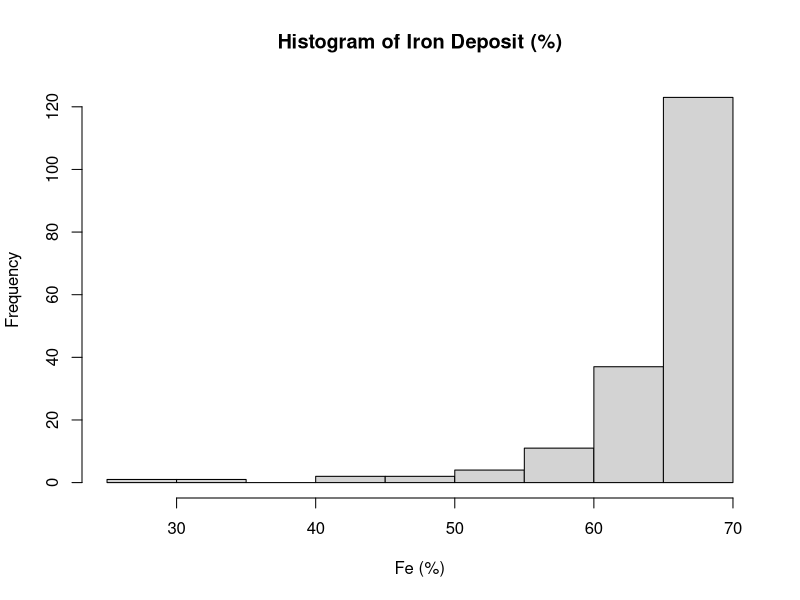
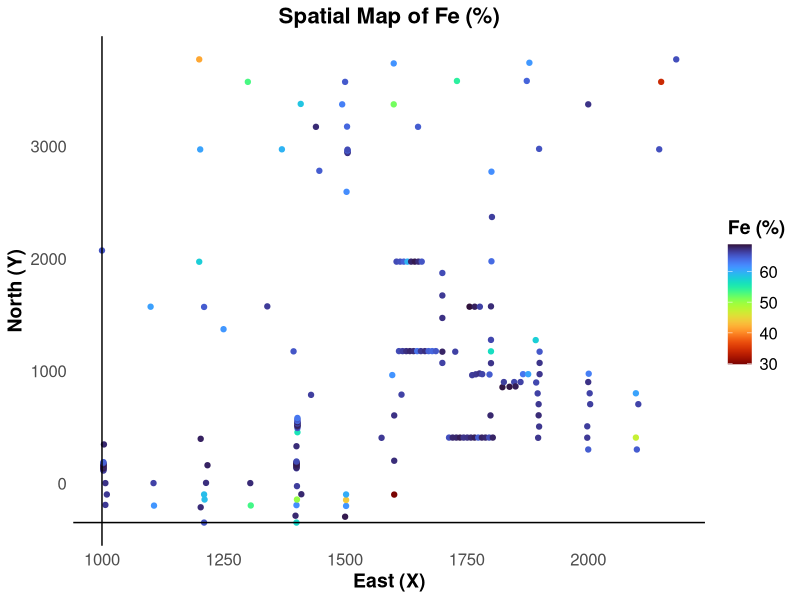

These figures' R source, in order:
## Install necessary packages
# install.packages("readxl")
# install.packages("dplyr")
# install.packages("ggplot2")
# install.packages("viridis")
# install.packages("openxlsx")
# install.packages("tidyr")

## Clear all of the objects from your workspace to start with a clean environment
 rm(list = ls())

# Load libraries
library(readxl)
library(dplyr)
library(openxlsx)
library(ggplot2)
library(viridis)
library(tidyr)

df <- read_excel("Drill_Holes_Iron.xlsx", sheet = "Dataset")
df <- df[ , 1:8]

dim(df)
names(df)

df_clean <- df %>%
  filter_all(all_vars(. != -99)) %>%
  rename(
    East = `East (X)`,
    North = `North (Y)`,
    Elevation = `Elevation (Z)`,
    Fe = `Fe (%)`,
    AL2O3 = `AL2O3 (%)`,
    Mn = `Mn (%)`,
    P = `P (%)`,
    Lithology = `Lithology`
  )

dim(df_clean)
names(df_clean)
head(df_clean)

# Define a mode function to get the most frequent value
mode_function <- function(x) {
  ux <- unique(x)
  ux[which.max(tabulate(match(x, ux)))]
}

# Group by East and North, then calculate the average of the other columns
df_merged <- df_clean %>%
  group_by(East, North) %>%
  summarise(
    Elevation = round(mean(Elevation, na.rm = TRUE), 2),
    Fe = round(mean(Fe, na.rm = TRUE), 2),
    AL2O3 = round(mean(AL2O3, na.rm = TRUE), 2),
    Mn = round(mean(Mn, na.rm = TRUE), 2),
    P = round(mean(P, na.rm = TRUE), 2),
    Lithology = mode_function(Lithology),
    .groups = 'drop'
  )

dim(df_merged)
names(df_merged)
head(df_merged)

#----------------------------------------------#
# Export the clean data frame to an Excel file #
#----------------------------------------------#

write.xlsx(df_clean, "Drill_Holes_Iron_Clean.xlsx", rowNames = FALSE)
write.xlsx(df_merged, "Drill_Holes_Iron_Merged.xlsx", rowNames = FALSE)

#------------------------#
# Descriptive statistics #
#------------------------#

summary(df_clean$Fe)
table(df_clean$Lithology)
mode_function(df_clean$Lithology)
sd(df_clean$Fe)

summary(df_merged$Fe)
table(df_merged$Lithology)
mode_function(df_merged$Lithology)
sd(df_merged$Fe)

#-----------#
# Histogram #
#-----------#

hist(df_merged$Fe, xlab = "Fe (%)", main = "Histogram of Iron Deposit (%)")

#-----------------------------------------#
# Generating frequency tables using dplyr #
#-----------------------------------------#

# Define the bins for Fe values
bins <- c(0, 20, 40, 60, 80, 100)

# Create a new column 'Fe_bin' that categorizes Fe values into bins
df_merged <- df_merged %>%
  mutate(Fe_bin = cut(Fe, breaks = bins, right = FALSE))

# Create a frequency table for the bins
frequency_table <- df_merged %>%
  group_by(Fe_bin) %>%
  summarise(Frequency = n())

# Calculate the relative frequency
frequency_table <- frequency_table %>%
  mutate(Relative_Frequency = Frequency/sum(Frequency))

# Display the frequency table
print(frequency_table)

#-----------------------------#
# Cross Table: Lithology X Fe #
#-----------------------------#

# Create a cross table of Lithology and Fe_bin
cross_table <- df_merged %>%
  group_by(Lithology, Fe_bin) %>%
  summarise(Frequency = n(), .groups = 'drop') %>%
  pivot_wider(names_from = Fe_bin, values_from = Frequency, values_fill = list(Frequency = 0)) %>%
  select(Lithology, `[20,40)`, `[40,60)`, `[60,80)`)

# Display the cross table
print(cross_table)

#-------------------------#
# Correlation Coefficient #
#-------------------------#

cor(df_merged$Fe, df_merged$AL2O3)

# Select columns of interest
columns_of_interest <- c("Fe", "AL2O3", "Mn", "P")

# Calculate correlation matrix
corr_matrix <- round(cor(df_merged[, columns_of_interest]), 5)
corr_matrix

#------------------------#
# Create the spatial map #
#------------------------#

ggplot(df_merged, aes(x = East, y = North, color = Fe)) +
  geom_point(size = 1.5) + # Adjust the size of points if needed
  geom_hline(yintercept = min(df_merged$North), color = "black") +
  geom_vline(xintercept = min(df_merged$East), color = "black") +
  scale_color_viridis(name = "Fe (%)", option = "H", direction = -1) + # Use the viridis color scale
  labs(title = "Spatial Map of Fe (%)", x = "East (X)", y = "North (Y)") +
  theme_minimal() + # Use a minimal theme for a clean look
  theme(
    plot.title = element_text(hjust = 0.5, size = 16, face = "bold"),
    axis.title = element_text(size = 14, face = "bold"),
    axis.text = element_text(size = 12),
    legend.title = element_text(size = 14, face = "bold"),
    legend.text = element_text(size = 12),
    panel.grid.major = element_blank(),                    # Remove major grid lines
    panel.grid.minor = element_blank()                     # Remove minor grid lines
  )

##########################################

## install.packages("sf")
# library(sf)
# 
# # Assuming the UTM Zone is 19S
# utm_crs <- st_crs("+proj=utm +zone=19 +south +datum=WGS84 +units=m +no_defs")
# wgs84_crs <- st_crs(4326)  # WGS84
# 
# # Create an sf object from the data frame
# df_sf <- st_as_sf(df_merged, coords = c("East", "North"), crs = utm_crs)
# 
# # Transform the coordinates to WGS84
# df_sf <- st_transform(df_sf, crs = wgs84_crs)
# 
# # Extract the Lat and Lon coordinates back into the data frame
# df_merged <- df_merged %>%
#   mutate(Latitude = st_coordinates(df_sf)[,2],
#          Longitude = st_coordinates(df_sf)[,1])
# 
# # Display the first few rows of the updated data frame
# head(df_merged)

##########################################

# # install.packages("revgeo")
# # install.packages("terra")
# 
# library(revgeo)
# library(terra)
# 
# # Function to convert UTM to lat/lon using terra
# convert_utm_to_latlon <- function(easting, northing, zone = 33, hemisphere = "N") {
#   # Create a SpatVector object with the UTM coordinates and UTM CRS
#   crs_string <- paste0("+proj=utm +zone=", zone, ifelse(hemisphere == "N", " +north", " +south"), " +datum=WGS84")
#   vect_utm <- vect(cbind(easting, northing), crs = crs_string)
#   
#   # Transform to lat/lon
#   vect_latlon <- project(vect_utm, "+proj=longlat +datum=WGS84")
#   
#   # Extract the coordinates
#   coords <- as.data.frame(geom(vect_latlon))
#   return(coords)
# }
# 
# # Apply the conversion function
# latlon <- convert_utm_to_latlon(df_merged$East, df_merged$North)
# 
# # Add the lat/lon to the original data frame
# df_merged$Latitude <- latlon$y
# df_merged$Longitude <- latlon$x
# 
# # Function to get the country based on coordinates
# get_country_revgeo <- function(lat, lon) {
#   result <- revgeo(lat, lon, provider = "photon", output = "frame")
#   return(result$country)
# }
# 
# # Apply the function to each row of the data frame
# df_merged$Country <- mapply(get_country_revgeo, df_merged$Latitude, df_merged$Longitude)
# 
# # Print the updated data frame with the country information
# print(df_merged)

##########################################

# # Function to create plots with different viridis options
# create_plot <- function(option) {
#   ggplot(df_merged, aes(x = `East (X)`, y = `North (Y)`, color = Fe)) +
#     geom_point(size = 1.5) + # Adjust the size of points if needed
#     geom_hline(yintercept = min(df_merged$`North (Y)`), color = "black") +
#     geom_vline(xintercept = min(df_merged$`East (X)`), color = "black") +
#     scale_color_viridis(name = "Fe (%)", option = option) + # Use the viridis color scale
#     labs(title = "Spatial Map of Fe (%)", x = "East (X)", y = "North (Y)") +
#     theme_minimal() + # Use a minimal theme for a clean look
#     theme(
#       plot.title = element_text(hjust = 0.5, size = 16, face = "bold"),
#       axis.title = element_text(size = 14, face = "bold"),
#       axis.text = element_text(size = 12),
#       legend.title = element_text(size = 14, face = "bold"),
#       legend.text = element_text(size = 12),
#       panel.grid.major = element_blank(),                    # Remove major grid lines
#       panel.grid.minor = element_blank()                     # Remove minor grid lines
#     )
# }
# 
# # List of options
# options <- c("A", "B", "C", "D", "E", "F", "G", "H")
# 
# # Create plots for each option
# plots <- lapply(options, create_plot)
# 
# # Print plots (this will display the plots one by one)
# for (plot in plots) {
#   print(plot)
# }

##########################################

# install.packages("scatterplot3d")
# library(scatterplot3d)
# # Create 3D scatter plot
# scatterplot3d(df_merged$East, df_merged$North, df_merged$Elevation, 
#               xlab = "East (X)", 
#               ylab = "North (Y)", 
#               zlab = "Elevation (Z)", 
#               main = "3D Scatter Plot of Spatial Data")

##########################################